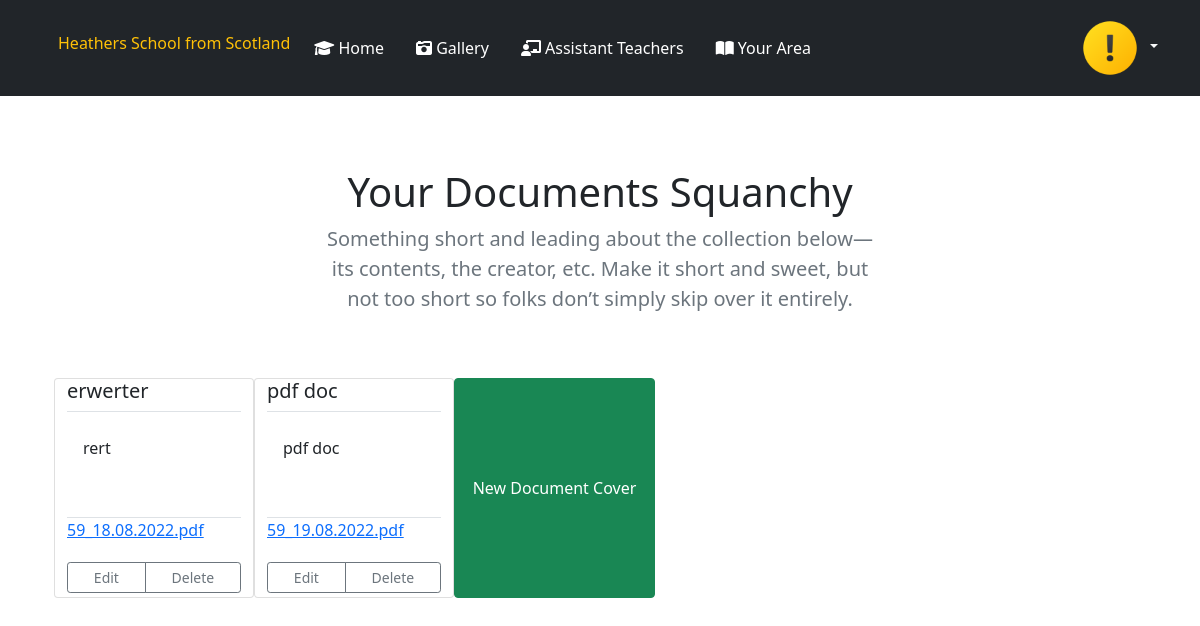
The app's page /Documents (signed in) with its own data.
### tables this page shows
CREATE TABLE `documents` (
  `documentid` int(12) NOT NULL,
  `userid` int(12) NOT NULL,
  `documentname` varchar(255) NOT NULL,
  `documentdescription` varchar(255) NOT NULL,
  `document` varchar(255) NOT NULL
);

### mainsrc/Documents/MVC/DocumentController.php (called while the page is built, shortened)
<?php
class DocumentController extends AbstractController {
    public function __construct(DocumentDatabase $documentDatabase){
        $this->documentDatabase = $documentDatabase;
    }
    public function allDocuments(){
        $allDocuments = $this->documentDatabase->getAllDocuments($_SESSION["userid"]);
        $this->pageload("Documents", "allDocuments", [
            "allDocuments" => $allDocuments,
            ]);
    }
}

### mainsrc/Documents/DocumentDatabase.php (called while the page is built, shortened)
<?php
class DocumentDatabase extends AbstractDatabase {
    function getTable()
    {
        return "documents";
    }
    function getModel()
    {
        return DocumentModel::class;
    }
function getAllDocuments($userid){
        $table = $this->getTable();
        $model = $this->getModel();
        if (!empty($this->pdo)){
            $allDocuments = $this->pdo->prepare("SELECT * FROM $table WHERE `userid` = :userid ");
            $allDocuments->execute([
                'userid' => $userid
            ]);
            $allDocuments->setFetchMode(PDO::FETCH_CLASS, $model);
            $documentsDATA = $allDocuments->fetchAll(PDO::FETCH_CLASS);
            }
            return $documentsDATA;
    }
}

### mainsrc/App/AbstractMVC/AbstractDatabase.php (called while the page is built, shortened)
<?php
abstract class AbstractDatabase {
    public function __construct(PDO $pdo)
    {
        $this->pdo = $pdo;
    }
}

### mainsrc/App/Router.php (called while the page is built, shortened)
<?php
class Router {
    public function __construct(Container $container){
        $this->container = $container;
    }
    public function add($controller, $function){
        $container = $this->container->build($controller);
        $view = $function;
        $this->getMeUsers($container, $view);
    }
    public function getMeUsers($container, $view){
                $container->$view();
    }
}

### mainsrc/App/AbstractMVC/AbstractController.php (called while the page is built, shortened)
<?php
class AbstractController {
    public function pageload($dir, $view, $variablen) {
        extract($variablen);
        require_once __DIR__ .  "/../../$dir/MVC/Views/$view.php";
    }
}

### init.php (called while the page is built, shortened)
<?php
function html(string $str):string {
    $string = htmlentities($str, ENT_QUOTES, 'UTF-8');
    return $string;
}

### mainsrc/Documents/MVC/Views/ajaxPageDocument.php (the view, shortened to what this page needs)
<?php foreach($allDocuments As $item) : ?>
    <div style="width: 200px; height: 220px" class="card ">
    <h5 class="pb-2 border-bottom">
        <?php  echo html($item->documentname) ?>
    </h5>
        <div class="card-body border-bottom"">
            <p class="card-text">
                <?php  echo html($item->documentdescription); ?></p>
        </div>
        <p >
             <a href="onlineschool/mainsrc/UploadDocs/<?php  echo $item->document ?>"><?php  echo $item->document ?></a>
    </p>
        <div class=" py-1 btn-group">
        <a href="/Document=Settings?documentid=<?php  echo $item->documentid; ?>" class="btn btn-sm btn-outline-secondary">Edit</a>
        <a id="deleteDocument" href="/Document-Delete?documentid=<?php echo $item->documentid; ?>" class="btn btn-sm btn-outline-secondary ">Delete</a>
        </div>
    </div>
    <?php endforeach; ?>
    <form style="width: 225px;" method="Post" class="row" action="/Documents" id="newDocumentForm">
        <button style="height: 220px;" type="submit" class="btn btn-success" name="newDocument" value="send">New Document Cover </button>
    </form>

### mainsrc/src/css/carousel.css (style rules this page uses)
body { padding-top: 3rem; padding-bottom: 3rem; color: #5a5a5a; }

### mainsrc/src/css/style.css (style rules this page uses)
:root { --gb: #858e30; }

### records on screen
documents: documentname "erwerter", documentdescription "rert", document "59_18.08.2022.pdf"
documents: documentname "pdf doc", documentdescription "pdf doc", document "59_19.08.2022.pdf"

### other values on screen
$_SESSION["username"] "Squanchy"
